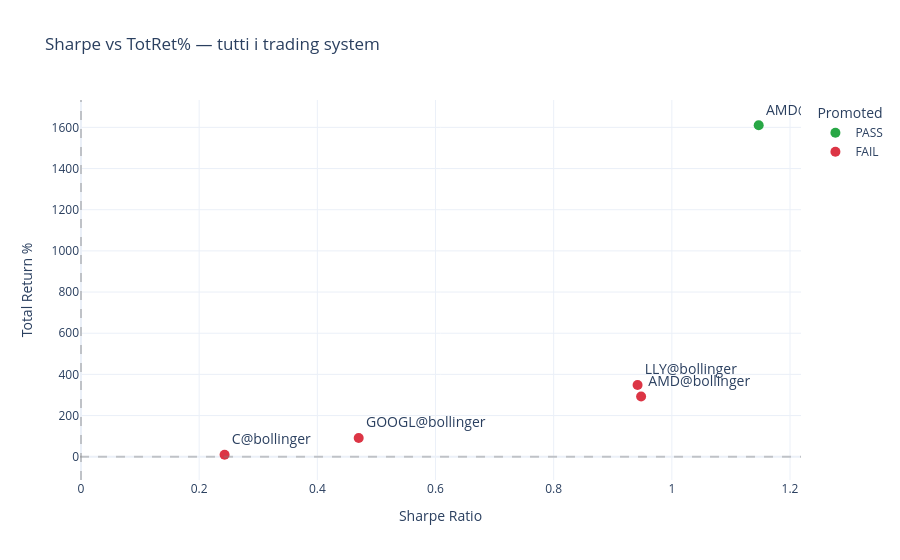

This figure's notebook cell:
### Markdown cell above
## §3 — Scatter Sharpe vs TotRet%

### Code cell
fig = px.scatter(
    df, x='Sharpe', y='TotRet%',
    color='Promoted',
    color_discrete_map={'PASS': '#28a745', 'FAIL': '#dc3545'},
    hover_name=df['Ticker'] + '@' + df['Strategy'],
    hover_data={
        'Sharpe': ':.3f',
        'TotRet%': ':.1f',
        'BH_TotRet%': ':.1f',
        'DeltaTotRet%': ':.1f',
        'MaxDD%': ':.1f',
        'BH_DD%': ':.1f',
        'DeltaDD%': ':.1f',
        'DSR': ':.3f',
        'OFC': True,
        'MC': True,
        'Promoted': True,
    },
    title='Sharpe vs TotRet% — tutti i trading system',
    labels={'Sharpe': 'Sharpe Ratio', 'TotRet%': 'Total Return %'},
    template='plotly_white',
)
fig.update_traces(
    marker_size=10,
    mode='markers+text',
    text=df['Ticker'] + '@' + df['Strategy'],
    textposition='top right',
    textfont=dict(size=14),
)
fig.add_hline(y=0, line_dash='dash', line_color='gray', opacity=0.4)
fig.add_vline(x=0, line_dash='dash', line_color='gray', opacity=0.4)
fig.update_layout(height=560)
fig.show()

### Figure 1 — Plotly figure (JSON) as saved in the notebook; plotly's stock layout.template omitted (floating-point values rounded to 4 significant figures)
{"data": [{"customdata": [[966.4, 644.1, 52.93, 66, 13.07, 1, "PASS", "PASS", "PASS"]], "hovertemplate": "<b>%{hovertext}</b><br><br>Promoted=%{customdata[8]}<br>Sharpe Ratio=%{x:.3f}<br>Total Return %=%{y:.1f}<br>BH_TotRet%=%{customdata[0]:.1f}<br>DeltaTotRet%=%{customdata[1]:.1f}<br>MaxDD%=%{customdata[2]:.1f}<br>BH_DD%=%{customdata[3]:.1f}<br>DeltaDD%=%{customdata[4]:.1f}<br>DSR=%{customdata[5]:.3f}<br>OFC=%{customdata[6]}<br>MC=%{customdata[7]}<extra></extra>", "hovertext": ["AMD@bollinger"], "legendgroup": "PASS", "marker": {"color": "#28a745", "size": 10, "symbol": "circle"}, "mode": "markers+text", "name": "PASS", "orientation": "v", "showlegend": true, "text": ["AMD@bollinger", "LLY@bollinger", "GOOGL@bollinger", "C@bollinger", "COF@bollinger"], "textfont": {"size": 14}, "textposition": "top right", "type": "scatter", "x": [1.147], "xaxis": "x", "y": [1610.0], "yaxis": "y"}, {"customdata": [[853.6, -560.7, 44.02, 33.93, -10.09, 1, "PASS", "PASS", "FAIL"], [442.6, -94.24, 32.65, 43.54, 10.89, 1, "PASS", "PASS", "FAIL"], [119.1, -27.85, 56.44, 56.44, 0, 1, "PASS", "PASS", "FAIL"], [98.89, -89.27, 59.7, 59.36, -0.34, 1, "PASS", "PASS", "FAIL"]], "hovertemplate": "<b>%{hovertext}</b><br><br>Promoted=%{customdata[8]}<br>Sharpe Ratio=%{x:.3f}<br>Total Return %=%{y:.1f}<br>BH_TotRet%=%{customdata[0]:.1f}<br>DeltaTotRet%=%{customdata[1]:.1f}<br>MaxDD%=%{customdata[2]:.1f}<br>BH_DD%=%{customdata[3]:.1f}<br>DeltaDD%=%{customdata[4]:.1f}<br>DSR=%{customdata[5]:.3f}<br>OFC=%{customdata[6]}<br>MC=%{customdata[7]}<extra></extra>", "hovertext": ["LLY@bollinger", "GOOGL@bollinger", "C@bollinger", "COF@bollinger"], "legendgroup": "FAIL", "marker": {"color": "#dc3545", "size": 10, "symbol": "circle"}, "mode": "markers+text", "name": "FAIL", "orientation": "v", "showlegend": true, "text": ["AMD@bollinger", "LLY@bollinger", "GOOGL@bollinger", "C@bollinger", "COF@bollinger"], "textfont": {"size": 14}, "textposition": "top right", "type": "scatter", "x": [0.948, 0.942, 0.47, 0.243], "xaxis": "x", "y": [292.9, 348.4, 91.23, 9.62], "yaxis": "y"}], "layout": {"height": 560, "legend": {"title": {"text": "Promoted"}, "tracegroupgap": 0}, "shapes": [{"line": {"color": "gray", "dash": "dash"}, "opacity": 0.4, "type": "line", "x0": 0, "x1": 1, "xref": "x domain", "y0": 0, "y1": 0, "yref": "y"}, {"line": {"color": "gray", "dash": "dash"}, "opacity": 0.4, "type": "line", "x0": 0, "x1": 0, "xref": "x", "y0": 0, "y1": 1, "yref": "y domain"}], "title": {"text": "Sharpe vs TotRet% — tutti i trading system"}, "xaxis": {"anchor": "y", "domain": [0, 1], "title": {"text": "Sharpe Ratio"}}, "yaxis": {"anchor": "x", "domain": [0, 1], "title": {"text": "Total Return %"}}}}
